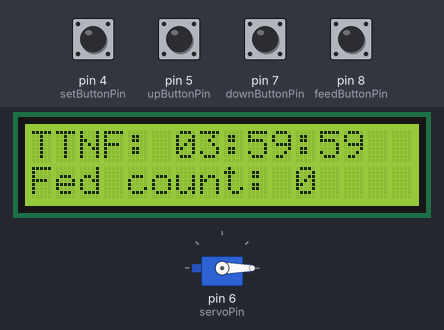
A sketch run on a simulated Arduino Uno, built with avr-gcc and run on an emulated ATmega328P. Parts: 16×2 character LCD, servo. The inputs (shaded band) are chosen by the test bench; at power-on: pin 4 (setButtonPin), pin 5 (upButtonPin), pin 7 (downButtonPin), pin 8 (feedButtonPin) LOW.

Above: at 5.2 s.
5.3 s: pin 4 (setButtonPin) pulled HIGH for 1.2 s
At 7.7 s:
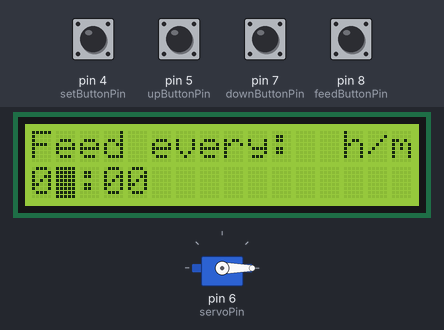
8.0 s: pin 5 (upButtonPin) pulled HIGH for 1.2 s
10.7 s: pin 4 (setButtonPin) pulled HIGH for 1.2 s
At 12.5 s:
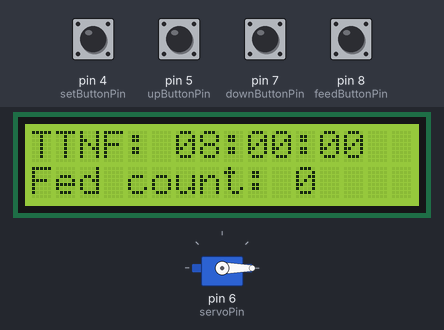
13.6 s: pin 8 (feedButtonPin) pulled HIGH for 1.2 s
At 14.61 s:
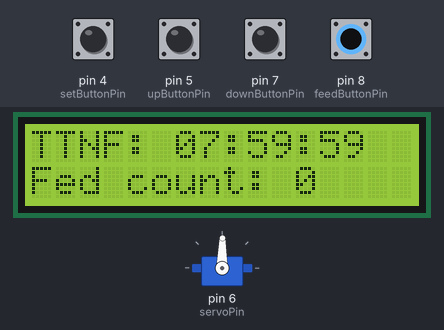
16.5 s: pin 8 (feedButtonPin) pulled HIGH for 1.2 s
At 20.0 s:
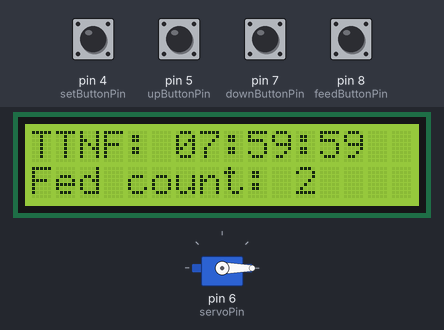
20.1 s: pin 4 (setButtonPin) driven HIGH and pin 8 (feedButtonPin) driven HIGH
At 24.8 s:
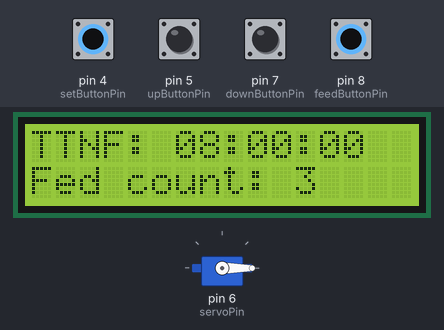
Timing chart, 0 to 25.1 s (numbered marks = the images above; inputs shaded):
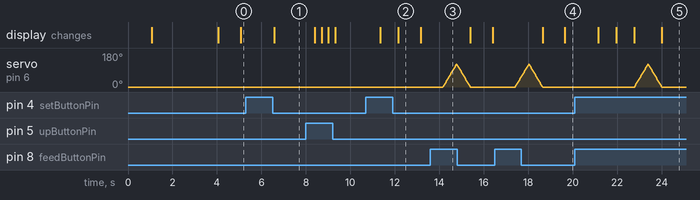

Measured:
- after the input at 5.3 s, the display: changes after 1.3 s (image 1)
- after the input at 10.7 s, the display: first changes after 0.65 s (image 2 shows a later state)
- after the input at 13.6 s, servo on pin 6 (servoPin): rises from 0° to 120° in 0.61 s, then falls to 0° in 0.63 s
- after the input at 16.5 s, servo on pin 6 (servoPin): rises from 0° to 120° in 0.59 s, then falls to 0° in 0.64 s
- after the input at 20.1 s, servo on pin 6 (servoPin): rises from 0° to 120° in 0.59 s, then falls to 0° in 0.64 s; the display: first changes after 1.1 s (image 5 shows a later state)
- what the display in image 2 shows lasts 1.0 s, from 12.2 s to 13.2 s

The sketch:

feeder.ino
```cpp
#include <LiquidCrystal.h>
#include <Time.h>
#include <TimeLib.h>
#include <Servo.h>

//Servo
const int servoPin = 6;
int servo_pos = 0;
int initialPos = 0;
int finalPos = 120;
bool is_feeding = false;
int delay_val = 5;
Servo myServo;

time_t t;

//Feeding sequence
int buttonState = 0;
int error_margin = 20; //Production: 20
int default_interval = 4; //Defined in hours
int feedingInterval;
int staticInterval; //The static value of the feding interval, used for checking if its time to feed the beast
int feedingCount = 0;
const int feedButtonPin = 8;

//Lcd screen
LiquidCrystal lcd(2, 3, 10, 11, 12, 13);

//Setting sequence
const int setButtonPin = 4;
int setButtonState = 0;
const int upButtonPin = 5;
int upButtonState = 0;
const int downButtonPin = 7;
int downButtonState = 0;
bool is_setting = false;
typedef struct _s_mode {
  int hours;
  int minutes;
  bool is_setting;
  bool is_setting_hours;
  bool is_setting_minutes;
} setting_mode;

setting_mode *s_mode = malloc(sizeof(setting_mode));

void setup() {
  //Init setting values
  s_mode->hours = 1;
  s_mode->minutes = 0;
  s_mode->is_setting = false;
  s_mode->is_setting_hours = false;
  s_mode->is_setting_minutes = false;
  //Init lcd and say hi
  lcd.begin(16,2);
  delay(1000);
  lcd.print("Welcome...");
  delay(3000);
  //Setup pins and init servo
  pinMode(feedButtonPin, INPUT);
  pinMode(setButtonPin, INPUT);
  pinMode(upButtonPin, INPUT);
  pinMode(downButtonPin, INPUT);
  myServo.attach(servoPin);
  myServo.write(initialPos);
  //Setup the initial values for the feeding
  feedingInterval = default_interval * 60 * 60;
  staticInterval = feedingInterval;
  s_mode->hours = default_interval;
  s_mode->minutes = s_mode->hours / 60;
}

void loop() {
  t = now();
  setButtonState = digitalRead(setButtonPin);
  if (setButtonState == HIGH && !is_feeding) {
    s_mode->is_setting = true;
    delay(500); //give it time for the user to stop pressing the button
    if(!s_mode->is_setting_hours && !s_mode->is_setting_minutes){
      s_mode->is_setting_hours = true;
    } else if(s_mode->is_setting_hours){
      s_mode->is_setting_hours = false;
      s_mode->is_setting_minutes = true;
    }else{
      s_mode->is_setting = false;
      s_mode->is_setting_hours = false;
      s_mode->is_setting_minutes = false;
      reset();
    }
  }
  if (s_mode->is_setting) { //we are in the setting territory
    displaySettingScreen();
    delay(300);
  } else {//we are in the feeding territory
    checkOverrideButton(); //override if the beast is hella hungry
    displayTimeToNextFeed(feedingInterval);
    checkForFeed(t);
    delay(1000);
    feedingInterval--;
  }
}

void displaySettingScreen(){
  lcd.setCursor(0,0);
  lcd.print("Feed every:  h/m");
  int temp;
  char tempString[50];
  lcd.setCursor(0,1);
  temp = sprintf(tempString, "%02d:%02d          ", s_mode->hours, s_mode->minutes);
  lcd.print(tempString);
  upButtonState = digitalRead(upButtonPin);
  downButtonState = digitalRead(downButtonPin);
  if(s_mode->is_setting_hours && !s_mode->is_setting_minutes){
     lcd.setCursor(1,1);
     setHours(upButtonState, downButtonState);
  }else if(s_mode->is_setting_minutes){
    lcd.setCursor(4,1);
    setMinutes(upButtonState, downButtonState);
  }
  lcd.blink();
}

void setHours(int upBtn, int downBtn){
  if (upBtn == HIGH && s_mode->hours < 12){
    s_mode->hours++;
  }
  if (downBtn == HIGH && s_mode->hours > 0){
     s_mode->hours--;
  }
}

void setMinutes(int upBtn, int downBtn){
  if (upBtn == HIGH && s_mode->minutes < 60){
    s_mode->minutes++;
  }
  if (downBtn == HIGH && s_mode->minutes > 0){
     s_mode->minutes--;
  }
}

void displayTimeToNextFeed(int interval) {
  displayLcdTime(interval);
}

void displayLcdTime(int sec){
  int temp, h, m, s;
  char dumpString[20];
  lcd.setCursor(0,0);
  lcd.print("TTNF: ");
  h = (sec / 3600);
  m = (sec - (3600 * h)) / 60;
  s = (sec - (3600 * h) - (m * 60));
  temp = sprintf(dumpString, "%02d:%02d:%02d", h, m, s);
  lcd.setCursor(6,0);
  lcd.print(dumpString);
  lcd.setCursor(0,1);
  temp = sprintf(dumpString, "%s: %d", "Fed count", feedingCount);
  lcd.print(dumpString);
}

void reset() {
  setTime(0);
  lcd.clear();
  lcd.noBlink();
  if(s_mode->hours == 0 && s_mode->minutes == 0){
    s_mode->hours = 4;
  }
  feedingInterval = (s_mode->hours * 60 * 60) + (s_mode->minutes * 60);
  staticInterval = feedingInterval;
}

void checkForFeed(time_t t) {
  if (t <= (staticInterval + error_margin) && t >= (staticInterval - error_margin)) {
    feed();
  }
}

void checkOverrideButton() {
  buttonState = digitalRead(feedButtonPin);
  if (buttonState == HIGH && !is_feeding) {
    feed();
  }
}

void feed() {
  is_feeding = true;
  roll_servo(1);
  delay(10);
  roll_servo(0);
  is_feeding = false;
  feedingCount++;
  reset();
}

void roll_servo(int direction_to_turn) { //0 -> clock wise, 1 -> counter clock wise
  if (!myServo.attached()) {
    myServo.attach(servoPin);
  }
  for (int i = 0; i <= finalPos; i++) {
    if (direction_to_turn) {
      myServo.write(i);
    } else {
      servo_pos = finalPos - i;
      myServo.write(servo_pos);
    }
    delay(delay_val);
  }
  myServo.detach();
}


//The "beast" is a bunny and its name is Fluffy Bunny the 1st,
//destroyer of furniture and defender of the holly pellet.
```
